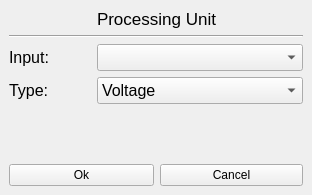
<?xml version="1.0" encoding="UTF-8"?>
<ui version="4.0">
 <class>MainWindow</class>
 <widget class="QMainWindow" name="MainWindow">
  <property name="geometry">
   <rect>
    <x>0</x>
    <y>0</y>
    <width>312</width>
    <height>195</height>
   </rect>
  </property>
  <property name="windowTitle">
   <string>MainWindow</string>
  </property>
  <widget class="QWidget" name="centralWidget">
   <layout class="QGridLayout" name="gridLayout">
    <item row="2" column="0">
     <widget class="QLabel" name="inputLabel">
      <property name="font">
       <font>
        <pointsize>12</pointsize>
        <weight>50</weight>
        <bold>false</bold>
       </font>
      </property>
      <property name="text">
       <string>Input:</string>
      </property>
     </widget>
    </item>
    <item row="5" column="2" colspan="2">
     <widget class="QPushButton" name="unitPcancelbut">
      <property name="font">
       <font>
        <weight>50</weight>
        <bold>false</bold>
       </font>
      </property>
      <property name="text">
       <string>Cancel</string>
      </property>
     </widget>
    </item>
    <item row="5" column="0" colspan="2">
     <widget class="QPushButton" name="unitPokbut">
      <property name="font">
       <font>
        <weight>50</weight>
        <bold>false</bold>
       </font>
      </property>
      <property name="text">
       <string>Ok</string>
      </property>
     </widget>
    </item>
    <item row="3" column="0">
     <widget class="QLabel" name="typeLabel">
      <property name="font">
       <font>
        <pointsize>12</pointsize>
        <weight>50</weight>
        <bold>false</bold>
       </font>
      </property>
      <property name="text">
       <string>Type:</string>
      </property>
     </widget>
    </item>
    <item row="0" column="1" colspan="2">
     <widget class="QLabel" name="nameUP">
      <property name="font">
       <font>
        <pointsize>13</pointsize>
        <weight>50</weight>
        <bold>false</bold>
       </font>
      </property>
      <property name="text">
       <string>Processing Unit</string>
      </property>
     </widget>
    </item>
    <item row="0" column="3">
     <spacer name="horizontalSpacer_2">
      <property name="orientation">
       <enum>Qt::Horizontal</enum>
      </property>
      <property name="sizeHint" stdset="0">
       <size>
        <width>40</width>
        <height>20</height>
       </size>
      </property>
     </spacer>
    </item>
    <item row="2" column="1" colspan="3">
     <widget class="QComboBox" name="comboInputBox">
      <property name="font">
       <font>
        <pointsize>12</pointsize>
       </font>
      </property>
     </widget>
    </item>
    <item row="3" column="1" colspan="3">
     <widget class="QComboBox" name="comboTypeBox">
      <property name="font">
       <font>
        <pointsize>12</pointsize>
       </font>
      </property>
      <item>
       <property name="text">
        <string>Voltage</string>
       </property>
      </item>
      <item>
       <property name="text">
        <string>Spectra</string>
       </property>
      </item>
      <item>
       <property name="text">
        <string>Correlation</string>
       </property>
      </item>
     </widget>
    </item>
    <item row="0" column="0">
     <spacer name="horizontalSpacer">
      <property name="orientation">
       <enum>Qt::Horizontal</enum>
      </property>
      <property name="sizeHint" stdset="0">
       <size>
        <width>40</width>
        <height>20</height>
       </size>
      </property>
     </spacer>
    </item>
    <item row="4" column="0">
     <spacer name="verticalSpacer">
      <property name="orientation">
       <enum>Qt::Vertical</enum>
      </property>
      <property name="sizeHint" stdset="0">
       <size>
        <width>20</width>
        <height>40</height>
       </size>
      </property>
     </spacer>
    </item>
    <item row="1" column="0" colspan="4">
     <widget class="Line" name="line">
      <property name="orientation">
       <enum>Qt::Horizontal</enum>
      </property>
     </widget>
    </item>
   </layout>
  </widget>
 </widget>
 <resources/>
 <connections/>
</ui>
